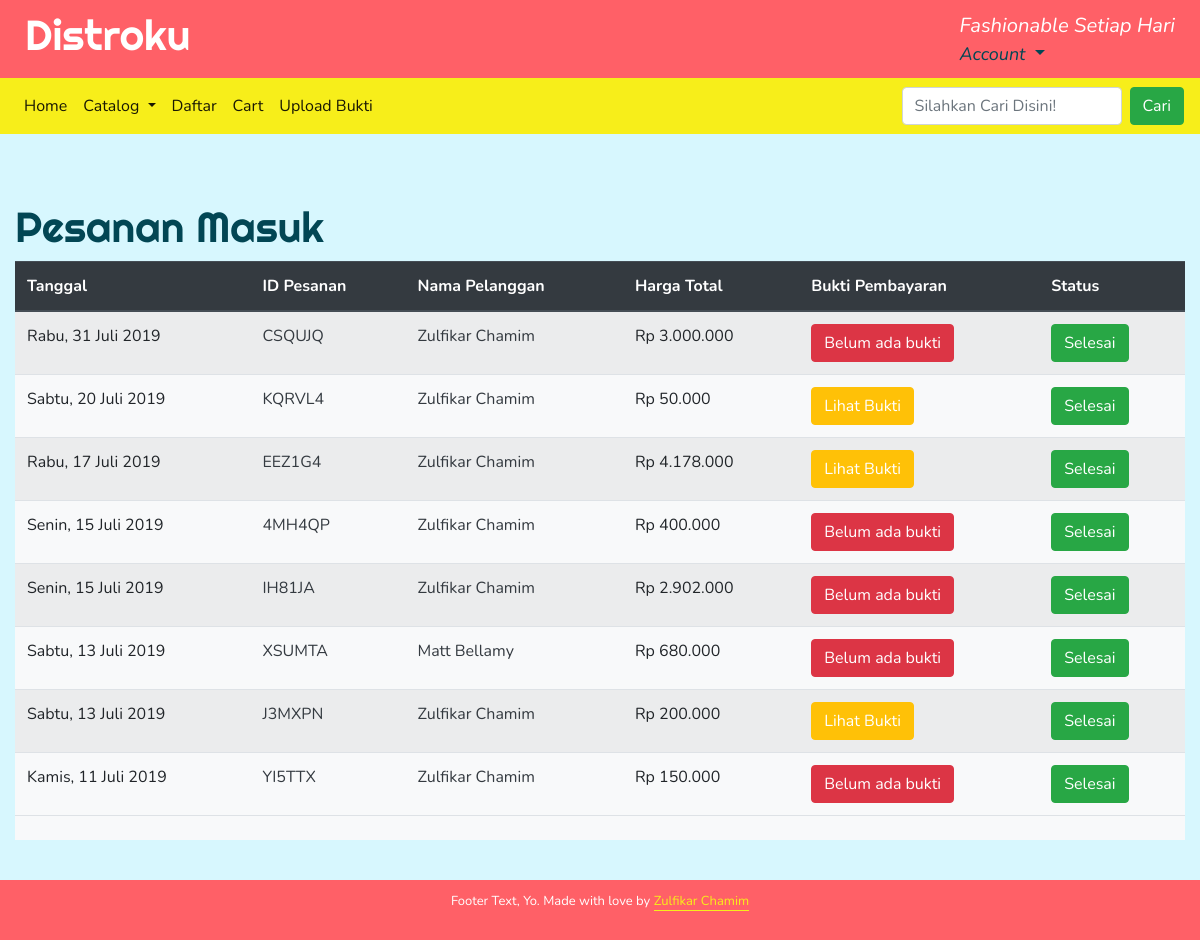
/checkout/pesanan-masuk/ (signed in), run on an earlier commit of the app's database.
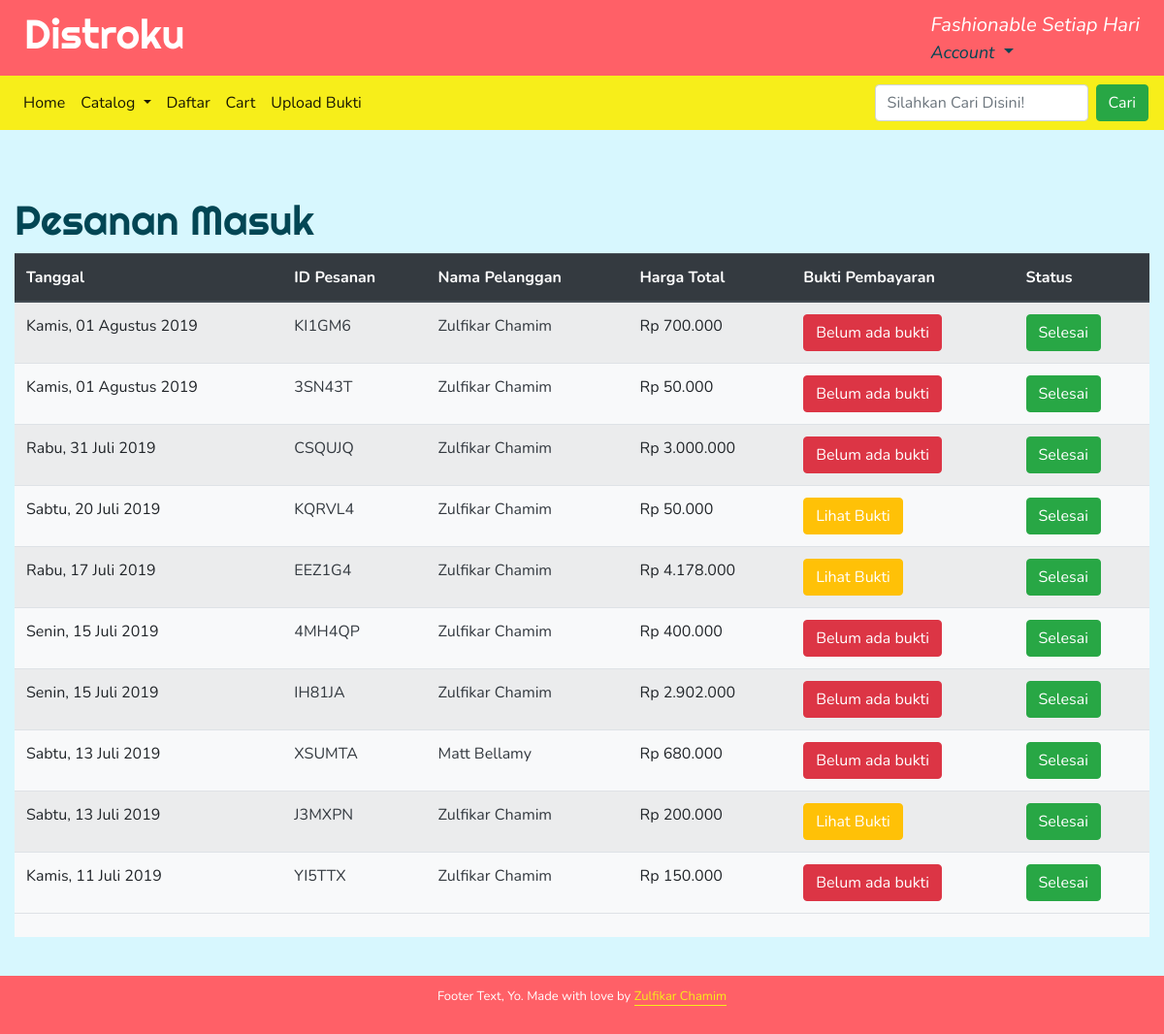
And on a later commit of the database.
### orders/models.py (models this page shows, shortened)
class order(models.Model):
    user = models.ForeignKey(User, on_delete=models.CASCADE,null=True, blank=True)
    order_id = models.CharField(max_length=120, default='test', unique=True)
    Cart = models.ForeignKey(cart, on_delete=models.CASCADE)
    status = models.CharField(max_length=120, default='Mulai', choices=pilihanStatus)
    timestamp = models.DateTimeField(auto_now_add=True, auto_now=False)
    updated = models.DateTimeField(auto_now_add=False, auto_now=True)
    buktiPembayaran = models.FileField(upload_to = 'bukti_pembayaran/', blank=True, null=True)

### cart/models.py (models this page shows, shortened)
class cart(models.Model):
    total = models.DecimalField(max_digits=100, decimal_places=2, default=0.00)
    timestamp = models.DateTimeField(auto_now_add=True, auto_now=False)
    update = models.DateTimeField(auto_now_add=False, auto_now=True)
    active = models.BooleanField(default=True)

### orders/views.py (the view)
# urls.py: path("pesanan-masuk/", views.pesanan_masuk, name="pesananMasuk"),
@user_passes_test(lambda u: u.is_superuser)
def pesanan_masuk(request):
    orderan = order.objects.filter(status = 'Mulai').select_related('user','Cart').order_by('-timestamp')
    context = {
        'Orderan':orderan,
    }
    template = 'orders/pesanan_masuk.html'
    return render(request, template, context)

### orders/templates/orders/pesanan_masuk.html (shortened to what this page needs)
{% extends 'base.html' %}
{% load humanize %}
{% block content %}
<div class="container">
<h2>Pesanan Masuk</h2>
<table class="table table-striped mx-auto w-100 bg-light link-dark">
    <thead class="thead-dark">
        <th>Tanggal</th>
        <th>ID Pesanan</th>
        <th>Nama Pelanggan</th>
        <th>Harga Total</th>
        <th>Bukti Pembayaran</th>
        <th>Status</th>
    </thead>
    <tfoot>
        <tr>
            <td></td>
            <td></td>
            <td></td>
            <td></td>
            <td></td>
            <td></td>
        </tr>
    </tfoot>
    {% for item in Orderan %}
    <tr>
        <td>{{item.timestamp|date:"l, d F Y"}}</td>
        <td><a href="{% url 'orders:lihatOrder' item.order_id item.user.get_username %}" class="text-dark" >{{ item.order_id }}</a></td>
        <td><a href="{% url 'akunLain' item.user.get_username %}"  class="text-dark" > {{ item.user.first_name }}  {{item.user.last_name}}</a></td>
        <td>Rp {{ item.Cart.total|floatformat|intcomma }}</td>
        <td>
        {% if item.buktiPembayaran %}
            <a href="{{ item.buktiPembayaran.url }}" class="btn btn-warning text-white">Lihat Bukti</a>
        {% else %}
            <div class="btn btn-danger">Belum ada bukti</div>
        {% endif %}
        </td>
        <td><a class="btn btn-success" href="{% url 'orders:selesaikanOrder' item.order_id %}" class="text-white">Selesai</a></td>
    </tr>
    {% endfor %}
</table>
<br/>
</div>
{% endblock content %}

What changed in the data, as far as the page shows it:
added order: timestamp "Kamis, 01 Agustus 2019", order_id "KI1GM6", user.first_name "Zulfikar", user.last_name "Chamim", Cart.total "700.000", buktiPembayaran "Belum ada bukti"
added order: timestamp "Kamis, 01 Agustus 2019", order_id "3SN43T", user.first_name "Zulfikar", user.last_name "Chamim", Cart.total "50.000", buktiPembayaran "Belum ada bukti"
